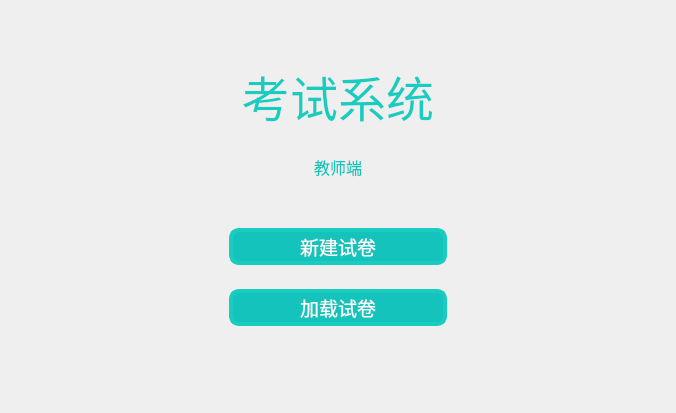
<?xml version="1.0" encoding="UTF-8"?>
<ui version="4.0">
 <class>MainView</class>
 <widget class="QWidget" name="MainView">
  <property name="geometry">
   <rect>
    <x>0</x>
    <y>0</y>
    <width>676</width>
    <height>413</height>
   </rect>
  </property>
  <property name="windowTitle">
   <string>Form</string>
  </property>
  <property name="styleSheet">
   <string notr="true">QPushButton{
	color: #FFFFFF;
	background-color: rgb(20,196,188);
	border: 4px solid rgb(24, 204, 192);
	border-radius: 10px;
}
QPushButton:hover{
	background-color: rgb(22,218,208);
}
QPushButton:pressed{
	background-color: rgb(17,171,164);
}</string>
  </property>
  <layout class="QHBoxLayout" name="horizontalLayout" stretch="0">
   <item>
    <layout class="QVBoxLayout" name="layoutMain" stretch="2,0,1,0,0,3">
     <property name="spacing">
      <number>24</number>
     </property>
     <item>
      <spacer name="verSpacerTop">
       <property name="orientation">
        <enum>Qt::Vertical</enum>
       </property>
       <property name="sizeHint" stdset="0">
        <size>
         <width>20</width>
         <height>40</height>
        </size>
       </property>
      </spacer>
     </item>
     <item>
      <layout class="QVBoxLayout" name="verticalLayout">
       <item>
        <widget class="QLabel" name="labelTitle">
         <property name="font">
          <font>
           <pointsize>36</pointsize>
          </font>
         </property>
         <property name="styleSheet">
          <string notr="true">color: rgb(24, 204, 192)</string>
         </property>
         <property name="text">
          <string>考试系统</string>
         </property>
         <property name="alignment">
          <set>Qt::AlignCenter</set>
         </property>
        </widget>
       </item>
       <item>
        <widget class="QLabel" name="labelSubTitle">
         <property name="font">
          <font>
           <pointsize>12</pointsize>
          </font>
         </property>
         <property name="styleSheet">
          <string notr="true">color: rgb(20,196,188);</string>
         </property>
         <property name="text">
          <string>教师端</string>
         </property>
         <property name="alignment">
          <set>Qt::AlignCenter</set>
         </property>
        </widget>
       </item>
      </layout>
     </item>
     <item>
      <spacer name="horSpacerCenter">
       <property name="orientation">
        <enum>Qt::Vertical</enum>
       </property>
       <property name="sizeHint" stdset="0">
        <size>
         <width>20</width>
         <height>40</height>
        </size>
       </property>
      </spacer>
     </item>
     <item>
      <layout class="QHBoxLayout" name="layoutNew" stretch="1,1,1">
       <item>
        <spacer name="horSpacerNewLeft">
         <property name="orientation">
          <enum>Qt::Horizontal</enum>
         </property>
         <property name="sizeHint" stdset="0">
          <size>
           <width>40</width>
           <height>20</height>
          </size>
         </property>
        </spacer>
       </item>
       <item>
        <widget class="QPushButton" name="btnNew">
         <property name="font">
          <font>
           <pointsize>14</pointsize>
          </font>
         </property>
         <property name="text">
          <string>新建试卷</string>
         </property>
        </widget>
       </item>
       <item>
        <spacer name="horSpacerNewRight">
         <property name="orientation">
          <enum>Qt::Horizontal</enum>
         </property>
         <property name="sizeHint" stdset="0">
          <size>
           <width>40</width>
           <height>20</height>
          </size>
         </property>
        </spacer>
       </item>
      </layout>
     </item>
     <item>
      <layout class="QHBoxLayout" name="layoutLoad" stretch="1,1,1">
       <item>
        <spacer name="horSpacerLoadLeft">
         <property name="orientation">
          <enum>Qt::Horizontal</enum>
         </property>
         <property name="sizeHint" stdset="0">
          <size>
           <width>40</width>
           <height>20</height>
          </size>
         </property>
        </spacer>
       </item>
       <item>
        <widget class="QPushButton" name="btnLoad">
         <property name="font">
          <font>
           <pointsize>14</pointsize>
          </font>
         </property>
         <property name="text">
          <string>加载试卷</string>
         </property>
        </widget>
       </item>
       <item>
        <spacer name="horSpacerLoadRight">
         <property name="orientation">
          <enum>Qt::Horizontal</enum>
         </property>
         <property name="sizeHint" stdset="0">
          <size>
           <width>40</width>
           <height>20</height>
          </size>
         </property>
        </spacer>
       </item>
      </layout>
     </item>
     <item>
      <spacer name="horSpacerBottom">
       <property name="orientation">
        <enum>Qt::Vertical</enum>
       </property>
       <property name="sizeHint" stdset="0">
        <size>
         <width>20</width>
         <height>40</height>
        </size>
       </property>
      </spacer>
     </item>
    </layout>
   </item>
  </layout>
 </widget>
 <resources/>
 <connections/>
</ui>
